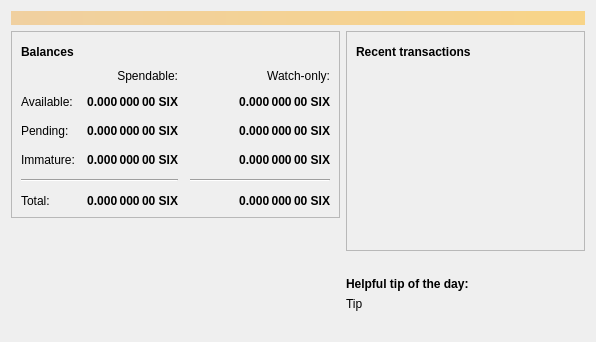
<?xml version="1.0" encoding="UTF-8"?>
<ui version="4.0">
 <class>OverviewPage</class>
 <widget class="QWidget" name="OverviewPage">
  <property name="geometry">
   <rect>
    <x>0</x>
    <y>0</y>
    <width>596</width>
    <height>342</height>
   </rect>
  </property>
  <property name="windowTitle">
   <string>Form</string>
  </property>
  <layout class="QVBoxLayout" name="topLayout">
   <item>
    <widget class="QLabel" name="labelAlerts">
     <property name="visible">
      <bool>false</bool>
     </property>
     <property name="styleSheet">
      <string notr="true">QLabel { background-color: qlineargradient(x1: 0, y1: 0, x2: 1, y2: 0, stop:0 #F0D0A0, stop:1 #F8D488); color:#000000; }</string>
     </property>
     <property name="wordWrap">
      <bool>true</bool>
     </property>
     <property name="margin">
      <number>3</number>
     </property>
     <property name="textInteractionFlags">
      <set>Qt::TextSelectableByMouse</set>
     </property>
    </widget>
   </item>
   <item>
    <layout class="QHBoxLayout" name="horizontalLayout" stretch="1,1">
     <item>
      <layout class="QVBoxLayout" name="verticalLayout_2">
       <item>
        <widget class="QFrame" name="frame">
         <property name="frameShape">
          <enum>QFrame::StyledPanel</enum>
         </property>
         <property name="frameShadow">
          <enum>QFrame::Raised</enum>
         </property>
         <layout class="QVBoxLayout" name="verticalLayout_4">
          <item>
           <layout class="QHBoxLayout" name="horizontalLayout_4">
            <item>
             <widget class="QLabel" name="label_5">
              <property name="font">
               <font>
                <weight>75</weight>
                <bold>true</bold>
               </font>
              </property>
              <property name="text">
               <string>Balances</string>
              </property>
             </widget>
            </item>
            <item>
             <widget class="QPushButton" name="labelWalletStatus">
              <property name="enabled">
               <bool>true</bool>
              </property>
              <property name="maximumSize">
               <size>
                <width>30</width>
                <height>16777215</height>
               </size>
              </property>
              <property name="toolTip">
               <string>The displayed information may be out of date. Your wallet automatically synchronizes with the sixcoin network after a connection is established, but this process has not completed yet.</string>
              </property>
              <property name="text">
               <string/>
              </property>
              <property name="icon">
               <iconset resource="../bitcoin.qrc">
                <normaloff>:/icons/warning</normaloff>
                <disabledoff>:/icons/warning</disabledoff>:/icons/warning</iconset>
              </property>
              <property name="iconSize">
               <size>
                <width>24</width>
                <height>24</height>
               </size>
              </property>
              <property name="flat">
               <bool>true</bool>
              </property>
             </widget>
            </item>
            <item>
             <spacer name="horizontalSpacer_3">
              <property name="orientation">
               <enum>Qt::Horizontal</enum>
              </property>
              <property name="sizeHint" stdset="0">
               <size>
                <width>40</width>
                <height>20</height>
               </size>
              </property>
             </spacer>
            </item>
           </layout>
          </item>
          <item>
           <layout class="QGridLayout" name="gridLayout">
            <property name="spacing">
             <number>12</number>
            </property>
            <item row="2" column="2">
             <widget class="QLabel" name="labelWatchPending">
              <property name="font">
               <font>
                <weight>75</weight>
                <bold>true</bold>
               </font>
              </property>
              <property name="cursor">
               <cursorShape>IBeamCursor</cursorShape>
              </property>
              <property name="toolTip">
               <string>Unconfirmed transactions to watch-only addresses</string>
              </property>
              <property name="text">
               <string notr="true">0.000 000 00 SIX</string>
              </property>
              <property name="alignment">
               <set>Qt::AlignRight|Qt::AlignTrailing|Qt::AlignVCenter</set>
              </property>
              <property name="textInteractionFlags">
               <set>Qt::LinksAccessibleByMouse|Qt::TextSelectableByKeyboard|Qt::TextSelectableByMouse</set>
              </property>
             </widget>
            </item>
            <item row="2" column="1">
             <widget class="QLabel" name="labelUnconfirmed">
              <property name="font">
               <font>
                <weight>75</weight>
                <bold>true</bold>
               </font>
              </property>
              <property name="cursor">
               <cursorShape>IBeamCursor</cursorShape>
              </property>
              <property name="toolTip">
               <string>Total of transactions that have yet to be confirmed, and do not yet count toward the spendable balance</string>
              </property>
              <property name="text">
               <string notr="true">0.000 000 00 SIX</string>
              </property>
              <property name="alignment">
               <set>Qt::AlignRight|Qt::AlignTrailing|Qt::AlignVCenter</set>
              </property>
              <property name="textInteractionFlags">
               <set>Qt::LinksAccessibleByMouse|Qt::TextSelectableByKeyboard|Qt::TextSelectableByMouse</set>
              </property>
             </widget>
            </item>
            <item row="3" column="2">
             <widget class="QLabel" name="labelWatchImmature">
              <property name="font">
               <font>
                <weight>75</weight>
                <bold>true</bold>
               </font>
              </property>
              <property name="cursor">
               <cursorShape>IBeamCursor</cursorShape>
              </property>
              <property name="toolTip">
               <string>Mined balance in watch-only addresses that has not yet matured</string>
              </property>
              <property name="text">
               <string notr="true">0.000 000 00 SIX</string>
              </property>
              <property name="alignment">
               <set>Qt::AlignRight|Qt::AlignTrailing|Qt::AlignVCenter</set>
              </property>
              <property name="textInteractionFlags">
               <set>Qt::LinksAccessibleByMouse|Qt::TextSelectableByKeyboard|Qt::TextSelectableByMouse</set>
              </property>
             </widget>
            </item>
            <item row="4" column="0" colspan="2">
             <widget class="Line" name="line">
              <property name="orientation">
               <enum>Qt::Horizontal</enum>
              </property>
             </widget>
            </item>
            <item row="4" column="2">
             <widget class="Line" name="lineWatchBalance">
              <property name="sizePolicy">
               <sizepolicy hsizetype="Preferred" vsizetype="Fixed">
                <horstretch>0</horstretch>
                <verstretch>0</verstretch>
               </sizepolicy>
              </property>
              <property name="minimumSize">
               <size>
                <width>140</width>
                <height>0</height>
               </size>
              </property>
              <property name="orientation">
               <enum>Qt::Horizontal</enum>
              </property>
             </widget>
            </item>
            <item row="5" column="0">
             <widget class="QLabel" name="labelTotalText">
              <property name="text">
               <string>Total:</string>
              </property>
             </widget>
            </item>
            <item row="3" column="1">
             <widget class="QLabel" name="labelImmature">
              <property name="font">
               <font>
                <weight>75</weight>
                <bold>true</bold>
               </font>
              </property>
              <property name="cursor">
               <cursorShape>IBeamCursor</cursorShape>
              </property>
              <property name="toolTip">
               <string>Mined balance that has not yet matured</string>
              </property>
              <property name="text">
               <string notr="true">0.000 000 00 SIX</string>
              </property>
              <property name="alignment">
               <set>Qt::AlignRight|Qt::AlignTrailing|Qt::AlignVCenter</set>
              </property>
              <property name="textInteractionFlags">
               <set>Qt::LinksAccessibleByMouse|Qt::TextSelectableByKeyboard|Qt::TextSelectableByMouse</set>
              </property>
             </widget>
            </item>
            <item row="2" column="3">
             <spacer name="horizontalSpacer_2">
              <property name="orientation">
               <enum>Qt::Horizontal</enum>
              </property>
              <property name="sizeHint" stdset="0">
               <size>
                <width>40</width>
                <height>20</height>
               </size>
              </property>
             </spacer>
            </item>
            <item row="3" column="0">
             <widget class="QLabel" name="labelImmatureText">
              <property name="text">
               <string>Immature:</string>
              </property>
             </widget>
            </item>
            <item row="5" column="1">
             <widget class="QLabel" name="labelTotal">
              <property name="font">
               <font>
                <weight>75</weight>
                <bold>true</bold>
               </font>
              </property>
              <property name="cursor">
               <cursorShape>IBeamCursor</cursorShape>
              </property>
              <property name="toolTip">
               <string>Your current total balance</string>
              </property>
              <property name="text">
               <string notr="true">0.000 000 00 SIX</string>
              </property>
              <property name="alignment">
               <set>Qt::AlignRight|Qt::AlignTrailing|Qt::AlignVCenter</set>
              </property>
              <property name="textInteractionFlags">
               <set>Qt::LinksAccessibleByMouse|Qt::TextSelectableByKeyboard|Qt::TextSelectableByMouse</set>
              </property>
             </widget>
            </item>
            <item row="5" column="2">
             <widget class="QLabel" name="labelWatchTotal">
              <property name="font">
               <font>
                <weight>75</weight>
                <bold>true</bold>
               </font>
              </property>
              <property name="cursor">
               <cursorShape>IBeamCursor</cursorShape>
              </property>
              <property name="toolTip">
               <string>Current total balance in watch-only addresses</string>
              </property>
              <property name="text">
               <string notr="true">0.000 000 00 SIX</string>
              </property>
              <property name="alignment">
               <set>Qt::AlignRight|Qt::AlignTrailing|Qt::AlignVCenter</set>
              </property>
              <property name="textInteractionFlags">
               <set>Qt::LinksAccessibleByMouse|Qt::TextSelectableByKeyboard|Qt::TextSelectableByMouse</set>
              </property>
             </widget>
            </item>
            <item row="0" column="2">
             <widget class="QLabel" name="labelWatchonly">
              <property name="text">
               <string>Watch-only:</string>
              </property>
              <property name="alignment">
               <set>Qt::AlignRight|Qt::AlignTrailing|Qt::AlignVCenter</set>
              </property>
             </widget>
            </item>
            <item row="1" column="0">
             <widget class="QLabel" name="labelBalanceText">
              <property name="text">
               <string>Available:</string>
              </property>
             </widget>
            </item>
            <item row="1" column="1">
             <widget class="QLabel" name="labelBalance">
              <property name="font">
               <font>
                <weight>75</weight>
                <bold>true</bold>
               </font>
              </property>
              <property name="cursor">
               <cursorShape>IBeamCursor</cursorShape>
              </property>
              <property name="toolTip">
               <string>Your current spendable balance</string>
              </property>
              <property name="text">
               <string notr="true">0.000 000 00 SIX</string>
              </property>
              <property name="alignment">
               <set>Qt::AlignRight|Qt::AlignTrailing|Qt::AlignVCenter</set>
              </property>
              <property name="textInteractionFlags">
               <set>Qt::LinksAccessibleByMouse|Qt::TextSelectableByKeyboard|Qt::TextSelectableByMouse</set>
              </property>
             </widget>
            </item>
            <item row="1" column="2">
             <widget class="QLabel" name="labelWatchAvailable">
              <property name="font">
               <font>
                <weight>75</weight>
                <bold>true</bold>
               </font>
              </property>
              <property name="cursor">
               <cursorShape>IBeamCursor</cursorShape>
              </property>
              <property name="toolTip">
               <string>Your current balance in watch-only addresses</string>
              </property>
              <property name="text">
               <string notr="true">0.000 000 00 SIX</string>
              </property>
              <property name="alignment">
               <set>Qt::AlignRight|Qt::AlignTrailing|Qt::AlignVCenter</set>
              </property>
              <property name="textInteractionFlags">
               <set>Qt::LinksAccessibleByMouse|Qt::TextSelectableByKeyboard|Qt::TextSelectableByMouse</set>
              </property>
             </widget>
            </item>
            <item row="2" column="0">
             <widget class="QLabel" name="labelPendingText">
              <property name="text">
               <string>Pending:</string>
              </property>
             </widget>
            </item>
            <item row="0" column="1">
             <widget class="QLabel" name="labelSpendable">
              <property name="text">
               <string>Spendable:</string>
              </property>
              <property name="alignment">
               <set>Qt::AlignRight|Qt::AlignTrailing|Qt::AlignVCenter</set>
              </property>
             </widget>
            </item>
           </layout>
          </item>
         </layout>
        </widget>
       </item>
       <item>
        <spacer name="verticalSpacer">
         <property name="orientation">
          <enum>Qt::Vertical</enum>
         </property>
         <property name="sizeHint" stdset="0">
          <size>
           <width>20</width>
           <height>40</height>
          </size>
         </property>
        </spacer>
       </item>
       <item>
        <layout class="QGridLayout" name="logo_grid">
          <item>
            <widget class="QLabel" name="label_wallet_bgcoin">
             <property name="text">
              <string/>
             </property>
             <property name="pixmap">
              <pixmap resource="../bitcoin.qrc">:/icons/wallet_bgcoin</pixmap>
             </property>
             <property name="scaledContents">
              <bool>false</bool>
             </property>
             <property name="alignment">
              <set>Qt::AlignCenter</set>
             </property>
             <property name="margin">
              <number>-2</number>
             </property>
            </widget>
          </item>
          <item>
            <widget class="QLabel" name="label_wallet_version_overlay">
              <property name="text">
               <string></string>
              </property>
              <property name="pixmap">
              </property>
              <property name="scaledContents">
               <bool>false</bool>
              </property>
              <property name="alignment">
               <set>Qt::AlignLeft|Qt::AlignBottom</set>
              </property>
              <property name="margin">
               <number>2</number>
              </property>
            </widget>
          </item>
        </layout>
       </item>
      </layout>
     </item>
     <item>
      <layout class="QVBoxLayout" name="verticalLayout_3">
       <item>
        <widget class="QFrame" name="frame_2">
         <property name="frameShape">
          <enum>QFrame::StyledPanel</enum>
         </property>
         <property name="frameShadow">
          <enum>QFrame::Raised</enum>
         </property>
         <layout class="QVBoxLayout" name="verticalLayout">
          <item>
           <layout class="QHBoxLayout" name="horizontalLayout_2">
            <item>
             <widget class="QLabel" name="label_4">
              <property name="font">
               <font>
                <weight>75</weight>
                <bold>true</bold>
               </font>
              </property>
              <property name="text">
               <string>Recent transactions</string>
              </property>
             </widget>
            </item>
            <item>
             <widget class="QPushButton" name="labelTransactionsStatus">
              <property name="enabled">
               <bool>true</bool>
              </property>
              <property name="maximumSize">
               <size>
                <width>30</width>
                <height>16777215</height>
               </size>
              </property>
              <property name="toolTip">
               <string>The displayed information may be out of date. Your wallet automatically synchronizes with the sixcoin network after a connection is established, but this process has not completed yet.</string>
              </property>
              <property name="text">
               <string/>
              </property>
              <property name="icon">
               <iconset resource="../bitcoin.qrc">
                <normaloff>:/icons/warning</normaloff>
                <disabledoff>:/icons/warning</disabledoff>:/icons/warning</iconset>
              </property>
              <property name="iconSize">
               <size>
                <width>24</width>
                <height>24</height>
               </size>
              </property>
              <property name="flat">
               <bool>true</bool>
              </property>
             </widget>
            </item>
            <item>
             <spacer name="horizontalSpacer">
              <property name="orientation">
               <enum>Qt::Horizontal</enum>
              </property>
              <property name="sizeHint" stdset="0">
               <size>
                <width>40</width>
                <height>20</height>
               </size>
              </property>
             </spacer>
            </item>
           </layout>
          </item>
          <item>
           <widget class="QListView" name="listTransactions">
            <property name="styleSheet">
             <string notr="true">QListView { background: transparent; }</string>
            </property>
            <property name="frameShape">
             <enum>QFrame::NoFrame</enum>
            </property>
            <property name="verticalScrollBarPolicy">
             <enum>Qt::ScrollBarAlwaysOff</enum>
            </property>
            <property name="horizontalScrollBarPolicy">
             <enum>Qt::ScrollBarAlwaysOff</enum>
            </property>
            <property name="selectionMode">
             <enum>QAbstractItemView::NoSelection</enum>
            </property>
           </widget>
          </item>
         </layout>
        </widget>
       </item>
       <item>
        <spacer name="verticalSpacer_2">
         <property name="orientation">
          <enum>Qt::Vertical</enum>
         </property>
         <property name="sizeHint" stdset="0">
          <size>
           <width>20</width>
           <height>40</height>
          </size>
         </property>
        </spacer>
       </item>
       <item>
        <layout class="QVBoxLayout" name="verticalLayout_5">
         <property name="topMargin">
          <number>0</number>
         </property>
         <item>
          <widget class="QLabel" name="label_tip_header">
           <property name="font">
            <font>
             <weight>75</weight>
             <bold>true</bold>
            </font>
           </property>
           <property name="text">
            <string>Helpful tip of the day:</string>
           </property>
          </widget>
         </item>
         <item>
          <widget class="QLabel" name="label_tip">
           <property name="text">
            <string>Tip</string>
           </property>
          </widget>
         </item>
         <item>
          <spacer name="verticalSpacer_3">
           <property name="orientation">
            <enum>Qt::Vertical</enum>
           </property>
           <property name="sizeType">
            <enum>QSizePolicy::Maximum</enum>
           </property>
           <property name="sizeHint" stdset="0">
            <size>
             <width>20</width>
             <height>40</height>
            </size>
           </property>
          </spacer>
         </item>
        </layout>
       </item>
      </layout>
     </item>
    </layout>
   </item>
  </layout>
 </widget>
 <resources>
  <include location="../bitcoin.qrc"/>
 </resources>
 <connections/>
</ui>
